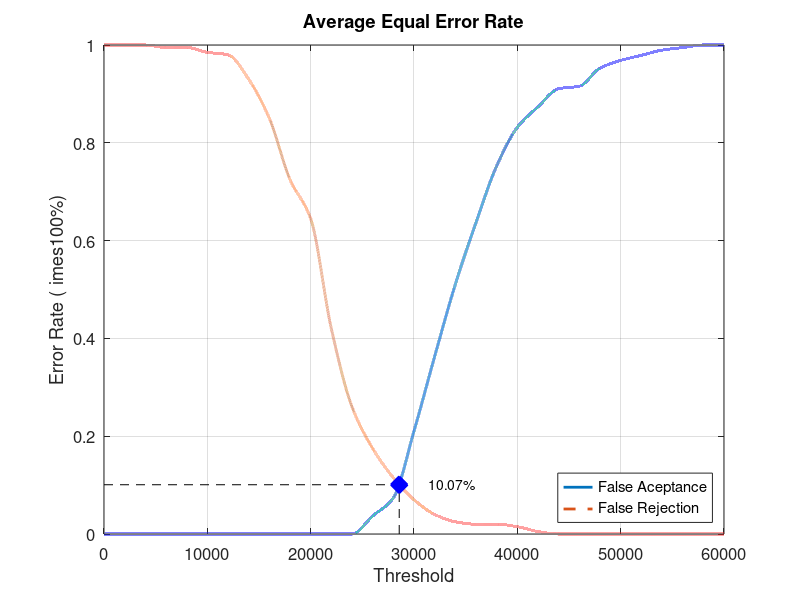
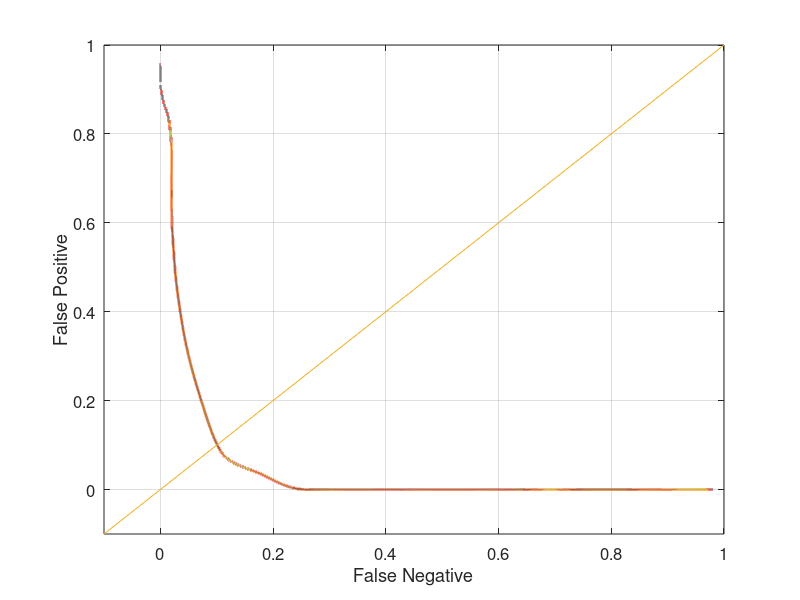

Here is the MATLAB script that generated these plots, in order:
close all;
clear;
clc;
x = 0:2000:60000;
xq = 0:0.5:60000;

y0 = [0 0 0 0 0 0 0 0 0 0 0 0 0 0.0368421 0.0736842 0.210526 0.363158 0.510526 0.636842 0.752632 0.831579 0.873684 0.910526 0.915789 0.952632 0.968421 0.978947 0.989474 0.994737 1 1]
yy0 = interp1(x, y0, xq, 'pchip');
y1 = [1 1 1 0.995 0.995 0.985 0.98 0.93 0.85 0.725 0.645 0.42 0.26 0.175 0.115 0.07 0.04 0.025 0.02 0.02 0.015 0.005 0 0 0 0 0 0 0 0 0]
yy1 = interp1(x, y1, xq, 'pchip');

% Calculating EER: 
y2 = abs(y0 - y1);
find(y2 == min(y2))
yy2 = abs(yy0 - yy1);
xEER = find(yy2 == min(yy2));
xEERIndex = xq(xEER) % X-axis EER
yEER = yy0(xEER) % Y-axis EER

main = figure
plot(xq, yy0,'-','LineWidth', 2);	hold on
plot(xq, yy1,'--','LineWidth', 2);	hold on
plot([xEERIndex xEERIndex], [0 yEER], 'k--');	hold on
plot([0 xEERIndex], [yEER yEER], 'k--');	hold on
plot(xEERIndex, yEER, 'bx', 'LineWidth', 10);	hold on
text(xEERIndex + 10 * xEERIndex / 100, yEER, [num2str(round((10000 * yEER)) / 100) '%'])
legend('False Aceptance', 'False Rejection', 'Location', 'SouthEast')
xlabel('Threshold')
ylabel('Error Rate (	imes100%)')
title('Average Equal Error Rate')
set(gca, 'FontSize', 12)
axis([0 60000 0 1])
grid on

print(main, 'Database4_2Main', '-dpng');
FNRxFPR = figure('Color', [1 1 1]);
plot(yy1, yy0, '-', yy1, yy0, 'LineWidth', 2);
hold on
y = -0.1:0.1:1
plot(y, y); 
set(gca, 'FontSize', 12)
xlabel('False Negative')
ylabel('False Positive')
axis([-0.1 1 -0.1 1])
set(gca, 'FontSize', 12)
grid on

print(FNRxFPR, 'Database4_2FNRxFPR','-dpng');
